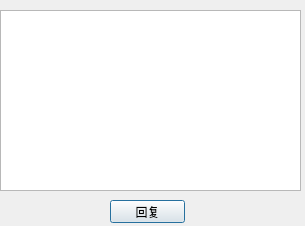
<?xml version="1.0" encoding="UTF-8"?>
<ui version="4.0">
 <class>ReplyDialogClass</class>
 <widget class="QDialog" name="ReplyDialogClass">
  <property name="geometry">
   <rect>
    <x>0</x>
    <y>0</y>
    <width>305</width>
    <height>226</height>
   </rect>
  </property>
  <property name="windowTitle">
   <string>回复 </string>
  </property>
  <widget class="QTextEdit" name="te_reply">
   <property name="geometry">
    <rect>
     <x>0</x>
     <y>10</y>
     <width>301</width>
     <height>181</height>
    </rect>
   </property>
  </widget>
  <widget class="QPushButton" name="pushButton">
   <property name="geometry">
    <rect>
     <x>110</x>
     <y>200</y>
     <width>75</width>
     <height>23</height>
    </rect>
   </property>
   <property name="text">
    <string>回复</string>
   </property>
  </widget>
 </widget>
 <layoutdefault spacing="6" margin="11"/>
 <resources/>
 <connections>
  <connection>
   <sender>pushButton</sender>
   <signal>clicked()</signal>
   <receiver>ReplyDialogClass</receiver>
   <slot>reply()</slot>
   <hints>
    <hint type="sourcelabel">
     <x>151</x>
     <y>210</y>
    </hint>
    <hint type="destinationlabel">
     <x>216</x>
     <y>199</y>
    </hint>
   </hints>
  </connection>
 </connections>
 <slots>
  <slot>reply()</slot>
 </slots>
</ui>
